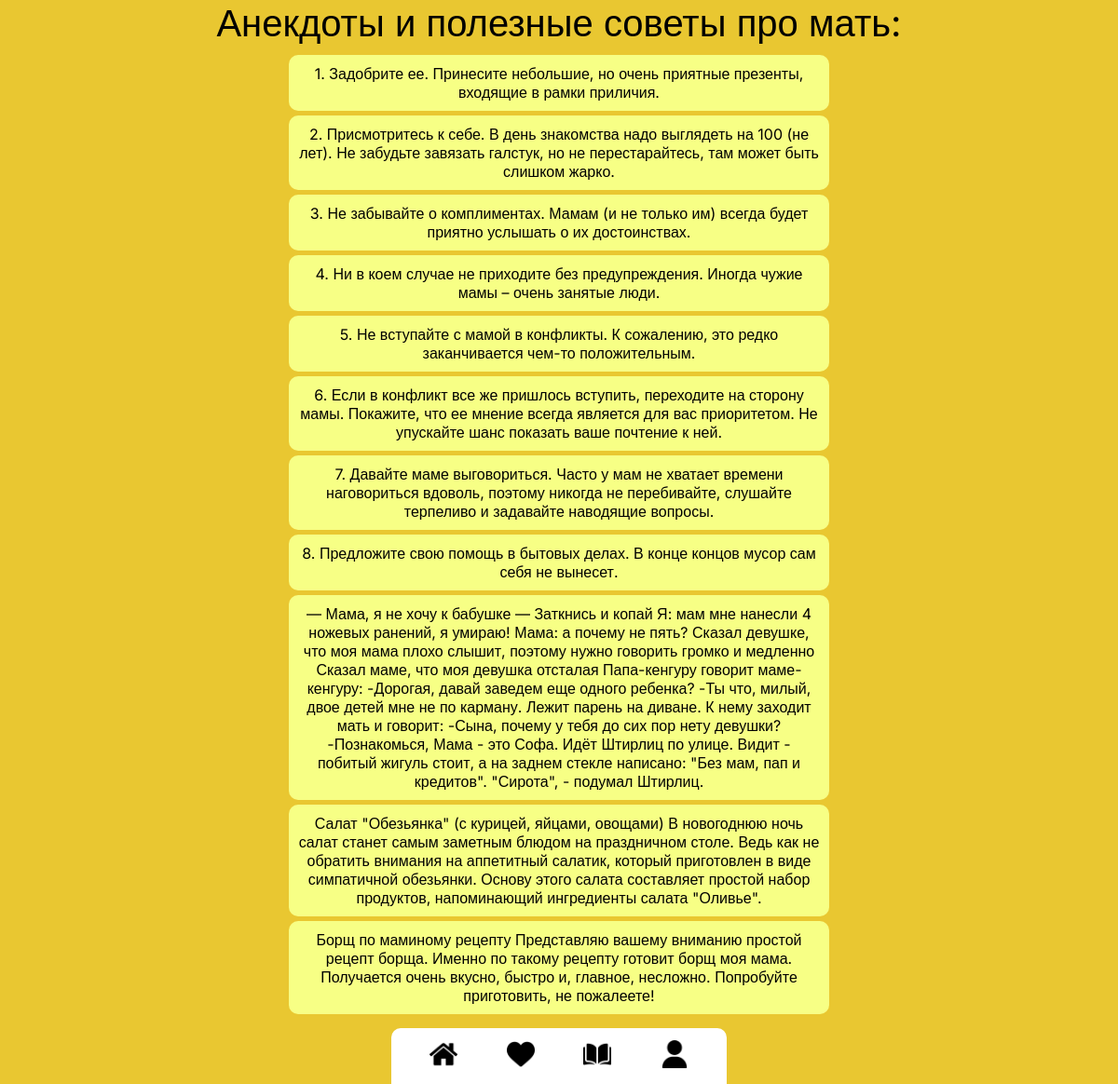
The app's page /read/ with its own data.
### mainapp/models.py (models this page shows)
class Read(models.Model):
    text = models.TextField(verbose_name='text', max_length=4048, blank=True)

### mainapp/views.py (the view)
# urls.py: path('read/', mainapp.read, name='read'),
def read(request):
    context = {'rd': Read.objects.all()}
    return render(request, 'mainapp/read.html', context)

### mainapp/templates/mainapp/read.html (shortened to what this page needs)
<!DOCTYPE html>
{% load static %}
<html lang="en">
<head>
    <link rel="stylesheet" type="text/css" href="{% static 'css/style.css' %}">
</head>
<body>
    <div class="tx-1">Анекдоты и полезные советы про мать:</div>
    <div class="likes-block">
        {% for r in rd %}
            <div class="likers rur">{{ r.text }}</div>
        {% endfor %}
    </div>
{% include 'mainapp/includes/menu.html' %}
</body>
</html>

### mainapp/templates/mainapp/includes/menu.html
{% load static %}
<div class="menu">
    <a href="/" class="a"><img src="{% static 'img/home.png' %}" alt="#"></a>
    <a href="{% url 'likes' %}" class="a"><img src="{% static 'img/heart.png' %}" alt="#"></a>
    <a href="{% url 'read' %}" class="a"><img src="{% static 'img/open-book.png' %}" alt="#"></a>
    {% if not user.is_authenticated %}
    <a href="{% url 'auth:login' %}" class="a"><img src="{% static 'img/user.png' %}" alt="#"></a>
    {% else %}
        <a href="{% url 'auth:edit' %}" class="a"><img src="{% static 'img/user.png' %}" alt="#"></a>
    {% endif %}
</div>

### static/css/style.css (style rules this page uses)
html, body { padding: 0; margin: 0; background-color: rgb(233, 199, 49); display: flex; align-items: center; justify-content: center; flex-direction: column; width: 100%; min-height: 100%; }
* { box-sizing: border-box; font-family: 'Inter', sans-serif; }
.likes-block { border-radius: 10px; width: 50%; height: 80%; margin-bottom: 5%; display: flex; align-items: center; flex-direction: column; padding: 10px; overflow: hidden; }
.menu { background-color: white; border-radius: 10px 10px 0px 0px; width: 30%; height: 60px; bottom: 0; position: fixed; display: flex; padding: 15px; align-items: center; justify-content: space-around; }
.menu img { height: 30px; width: 30px; }
.likers { border-radius: 10px; width: 100%; height: 50px; margin: 0 5%; background-color: rgb(247, 255, 133); margin-bottom: 5px; padding: 15px; display: flex; justify-content: space-between; align-items: center; text-align: center; padding: 0 20%; }
.tx-1 { font-size: 40px; }
.rur { padding: 10px; height: unset; text-align: center; }

### records on screen
Read: text "1. Задобрите ее. Принесите небольшие, но очень приятные презенты, входящие в рамки приличия."
Read: text "2. Присмотритесь к себе. В день знакомства надо выглядеть на 100 (не лет). Не забудьте завязать галстук, но не перестарайтесь, там может быть слишком жарко."
Read: text "3. Не забывайте о комплиментах. Мамам (и не только им) всегда будет приятно услышать о их достоинствах."
Read: text "4. Ни в коем случае не приходите без предупреждения. Иногда чужие мамы – очень занятые люди."
Read: text "5. Не вступайте с мамой в конфликты. К сожалению, это редко заканчивается чем-то положительным."
Read: text "6. Если в конфликт все же пришлось вступить, переходите на сторону мамы. Покажите, что ее мнение всегда является для вас приоритетом. Не упускайте шанс показать ваше почтение к ней."
Read: text "7. Давайте маме выговориться. Часто у мам не хватает времени наговориться вдоволь, поэтому никогда не перебивайте, слушайте терпеливо и задавайте наводящие вопросы."
Read: text "8. Предложите свою помощь в бытовых делах. В конце концов мусор сам себя не вынесет."
Read: text "— Мама, я не хочу к бабушке — Заткнись и копай Я: мам мне нанесли 4 ножевых ранений, я умираю! Мама: а почему не пять? Сказал девушке, что моя мама плохо слышит, поэтому нужно говорить громко и медленно Сказал маме, что моя девушка отсталая Папа-кенгуру говорит маме-кенгуру: -Дорогая, давай заведем еще одного ребенка? -Ты что, милый, двое детей мне не по карману. Лежит парень на диване. К нему заходит мать и говорит: -Сына, почему у тебя до сих пор нету девушки? -Познакомься, Мама - это Софа. Идёт Штирлиц по улице. Видит - побитый жигуль стоит, а на заднем стекле написано: \"Без мам, пап и кредитов\". \"Сирота\", - подумал Штирлиц."
Read: text "Салат \"Обезьянка\" (с курицей, яйцами, овощами) В новогоднюю ночь салат станет самым заметным блюдом на праздничном столе. Ведь как не обратить внимания на аппетитный салатик, который приготовлен в виде симпатичной обезьянки. Основу этого салата составляет простой набор продуктов, напоминающий ингредиенты салата \"Оливье\"."
Read: text "Борщ по маминому рецепту Представляю вашему вниманию простой рецепт борща. Именно по такому рецепту готовит борщ моя мама. Получается очень вкусно, быстро и, главное, несложно. Попробуйте приготовить, не пожалеете!"
